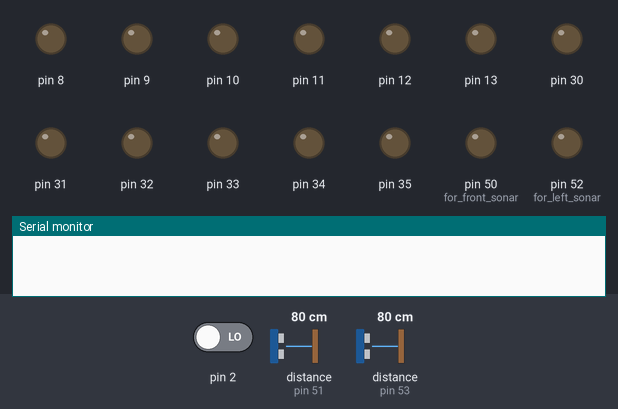
Simulated run of this sketch. Board: Arduino Mega 2560, built with avr-gcc and run on an emulated ATmega2560. Parts: output pins drawn as LEDs (lit = HIGH), the last lines printed to the serial monitor. The test bench sets the inputs (shaded band); at power-on: pin 2 LOW, distance to the obstacle (sensors on pin 51, pin 53) 80 cm. The echo pulse lasts 58.3 µs per cm.

Above: at 1.2 s.
1.3 s: pin 2 driven HIGH
At 2.5 s:
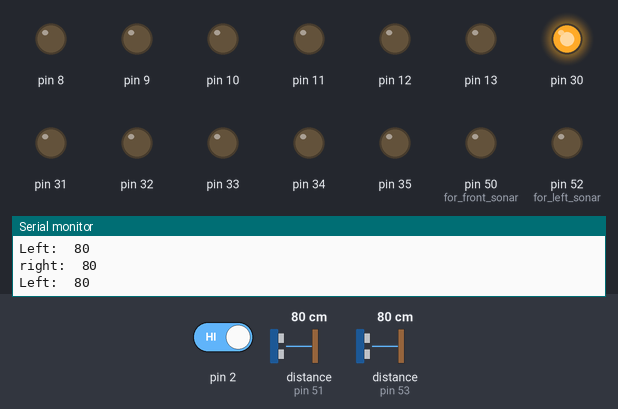
3.0 s: distance to the obstacle (sensor on pin 51) set to 21 cm
4.5 s: distance to the obstacle (sensor on pin 51) set to 18 cm
At 5.9 s:
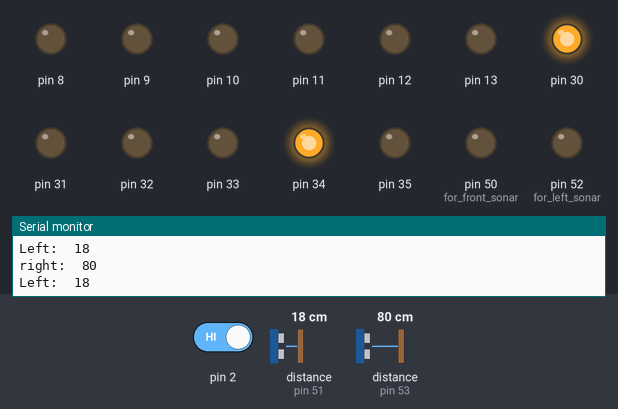
6.2 s: distance to the obstacle (sensor on pin 53) set to 9 cm
9.2 s: distance to the obstacle (sensor on pin 51) set to 11 cm
10.7 s: distance to the obstacle (sensor on pin 51) set to 8 cm
At 11.6 s:
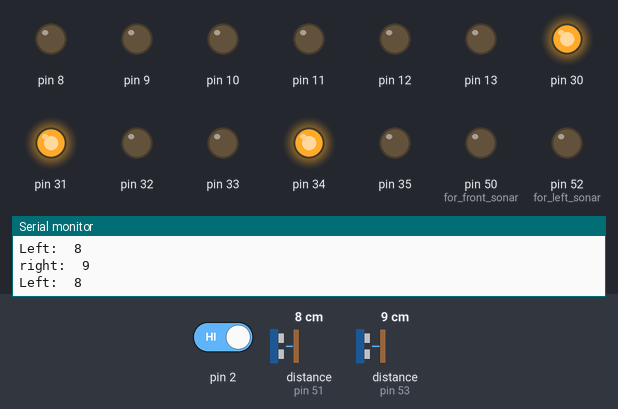
Timing chart, 0 to 13.5 s (numbered marks = the images above; inputs shaded):
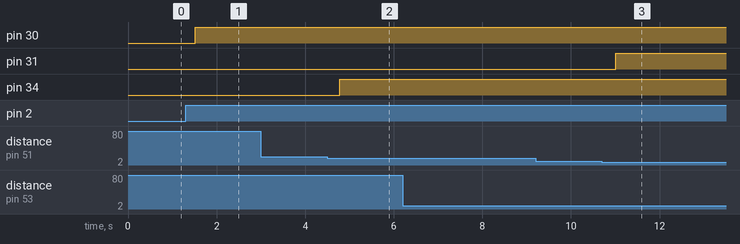

The sketch:

sonar_latest_2_sides_.ino
```cpp
int rvalue=0,rdis=0;
int lvalue=0,ldis=0;
void sonar_activate();

void sonar_activate();
void setup()
{
  pinMode(53,INPUT);    //for left sonar
  pinMode(52,OUTPUT);   //for left sonar
  pinMode(51,INPUT);    //for front sonar
  pinMode(50,OUTPUT);   //for front sonar


  pinMode(13, OUTPUT);
  pinMode(12, OUTPUT);
  pinMode(11, OUTPUT);
  pinMode(10, OUTPUT);
  pinMode(9, OUTPUT);
  pinMode(8, OUTPUT);
  pinMode(30, OUTPUT);
  pinMode(31, OUTPUT);
  pinMode(32, OUTPUT);
  pinMode(33, OUTPUT);
  pinMode(34, OUTPUT);
  pinMode(35, OUTPUT);


Serial.begin(9600);
}


void loop() {
  // put your main code here, to run repeatedly:


 if(digitalRead(2)==HIGH)
 {

     sonar_activate();
     delay(200);

//        Serial.println(ldis);
//        Serial.println("\t");
//        Serial.println(fdis);
//         delay(100);
if(ldis>27 && rdis<20 && rdis>9)
      {
        sonar_activate();
        digitalWrite(33,HIGH);             //forward then delay then  turn left


      }
       else if(rdis>27 && ldis<20 && ldis>10)
      {
        sonar_activate();
        digitalWrite(34,HIGH);       //forward then delay then  turn right
      }

    else if(ldis>=10 || rdis>=10)
     {

       sonar_activate();
       digitalWrite(30,HIGH) ;    // FORWARD
       //Serial.print(lvalue);
     }


   //  sonar_activate();


    else if((ldis>10 &&ldis<20)||rdis<10  )                                      //sonar will activate if there is no white line under the sensors
     {

       sonar_activate();
     digitalWrite(31,HIGH)   ;     // ektu_left
       //Serial.print("el");
     }


  //   sonar_activate();


    else if(ldis<10||(rdis>10&& rdis<20))
     {
      sonar_activate();

       digitalWrite(32,HIGH  );      //ektu_right

     }
    else if(ldis>30 && rdis>30)
    {
      sonar_activate();
      digitalWrite(35,HIGH);
    }


 }


}

void sonar_activate()
{
  digitalWrite(52,LOW);

  delayMicroseconds(2);
  digitalWrite(52,HIGH);

  delayMicroseconds(10);
  digitalWrite(52,LOW);

  rvalue=pulseIn(53,HIGH);
  rdis=rvalue / 58;
Serial.print("right:  ");
Serial.println(rdis);

digitalWrite(50,LOW);
delayMicroseconds(2);
digitalWrite(50,HIGH);
delayMicroseconds(10);
digitalWrite(50,LOW);
lvalue=pulseIn(51,HIGH);
ldis=lvalue / 58 ;
Serial.print("Left:  ");
Serial.println(ldis);
}
```

Measured:
- the behaviour switches between 20 and 19 cm on distance to the obstacle (sensor on pin 51) (found by bisection; images 1 and 2)
- the behaviour switches between 10 and 9 cm on distance to the obstacle (sensor on pin 51) (found by bisection; images 2 and 3)
- after the input at 1.3 s, pin 30: LOW → HIGH after 0.22 s
- after the input at 4.5 s, pin 34: LOW → HIGH after 0.28 s
- after the input at 10.7 s, pin 31: LOW → HIGH after 0.31 s
